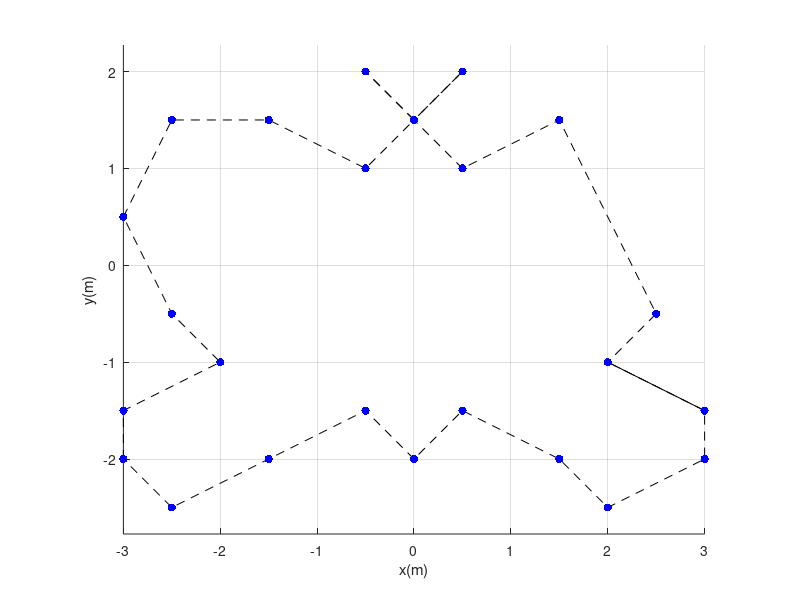

The MATLAB script that drew this image: (Note: this script raises an error after producing the figure.)
% Limpieza de pantalla
clear all
close all
clc

% 1 TIEMPO %%%%%%%%%%%%%%%%%%%%%%%%%%%%%%%%%%%%%%%%%%%%%%%%%%%%%%%%
tf = 240;            % Aumentamos el tiempo para que alcance a recorrer todos los puntos
ts = 0.1;           
t = 0:ts:tf;        
N = length(t);      

% 2 PUNTOS DESEADOS (TRAYECTORIA) %%%%%%%%%%%%%%%%%%%%%%%%%%%%%%%%
% Definimos la matriz de puntos [x, y]
puntos = [-3,-2; -3,-1.5; -2,-1; -2.5,-0.5; -3,0.5; -2.5,1.5; -1.5,1.5; ...
          -0.5,1; 0,1.5; -0.5,2; 0,1.5; 0.5,2; 0,1.5; 0.5,1; 1.5,1.5; ...
          2.5,-0.5; 2,-1; 3,-1.5; 2,-1; 3,-1.5; 3,-2; 2,-2.5; 1.5,-2; ...
          0.5,-1.5; 0,-2; -0.5,-1.5; -1.5,-2; -2.5,-2.5; -3,-2];

indice_punto = 1;      % Empezamos por el primer punto
num_puntos = size(puntos, 1);
tolerancia = 0.25;     % Radio de cercanía para cambiar al siguiente punto

% 3 CONDICIONES INICIALES %%%%%%%%%%%%%%%%%%%%%%%%%%%%%%%%%%%%%%%%%
x1(1) = -3;  
y1(1) = -2;  
phi(1) = pi/2; 

hx(1) = x1(1);  
hy(1) = y1(1);  

% 4 CONTROL, BUCLE DE SIMULACION %%%%%%%%%%%%%%%%%%%%%%%%%%%%%%%%

for k=1:N 
    % Actualizar punto deseado actual
    hxd = puntos(indice_punto, 1);
    hyd = puntos(indice_punto, 2);

    % a) Errores de control
    hxe(k) = hxd - hx(k);
    hye(k) = hyd - hy(k);
    
    % Magnitud del error
    Error(k) = sqrt(hxe(k)^2 + hye(k)^2);

    % LÓGICA DE CAMBIO DE PUNTO:
    % Si el error es menor a la tolerancia, pasamos al siguiente punto
    if Error(k) < tolerancia && indice_punto < num_puntos
        indice_punto = indice_punto + 1;
    end

    % b) Matriz Jacobiana
    J = [cos(phi(k)) -sin(phi(k));... 
         sin(phi(k)) cos(phi(k))];

    % c) Matriz de Ganancias (ajustada para mayor suavidad)
    K = [3.0 0; 0 0.2];

    % d) Ley de Control
    he = [hxe(k); hye(k)];
    qpRef = pinv(J) * K * he;

    v(k) = qpRef(1);   
    w(k) = qpRef(2);   

    % 5 APLICACIÓN DE CONTROL AL ROBOT %%%%%%%%%%%%%%%%%%%%%%%%%%%%%%%%
    phi(k+1) = phi(k) + w(k) * ts; 
    
    xp1 = v(k) * cos(phi(k));  
    yp1 = v(k) * sin(phi(k));
 
    x1(k+1) = x1(k) + xp1 * ts; 
    y1(k+1) = y1(k) + yp1 * ts; 

    hx(k+1) = x1(k+1);  
    hy(k+1) = y1(k+1);
end

%%%%%%%%%%%%%%%%%%%%%%%%%%%%% SIMULACION VIRTUAL 3D %%%%%%%%%%%%%%%%%%%%%%%%%%%%
scene = figure;  
set(scene, 'Color', 'white');
sizeScreen = get(0, 'ScreenSize');
set(scene, 'position', sizeScreen);
axis equal; grid on; hold on;
xlabel('x(m)'); ylabel('y(m)');

% Graficar todos los puntos de la trayectoria de fondo
plot3(puntos(:,1), puntos(:,2), puntos(:,1)*0, '--k', 'LineWidth', 0.5); 
scatter3(puntos(:,1), puntos(:,2), puntos(:,1)*0, 'b', 'filled');

% Inicialización de gráficos móviles
scale = 1.5; % Ajustado para que se vea mejor en la escala de tus puntos
MobileRobot_5; 
H1 = MobilePlot_4(x1(1), y1(1), phi(1), scale);
H2 = plot3(hx(1), hy(1), 0, 'r', 'lineWidth', 2);

step = 2; % Aumentar para que la animación sea más rápida
for k=1:step:N
    delete(H1);
    H1 = MobilePlot_4(x1(k), y1(k), phi(k), scale);
    set(H2, 'XData', hx(1:k), 'YData', hy(1:k), 'ZData', zeros(1,k));
    drawnow; % Más eficiente que pause(ts) para animaciones largas
end
